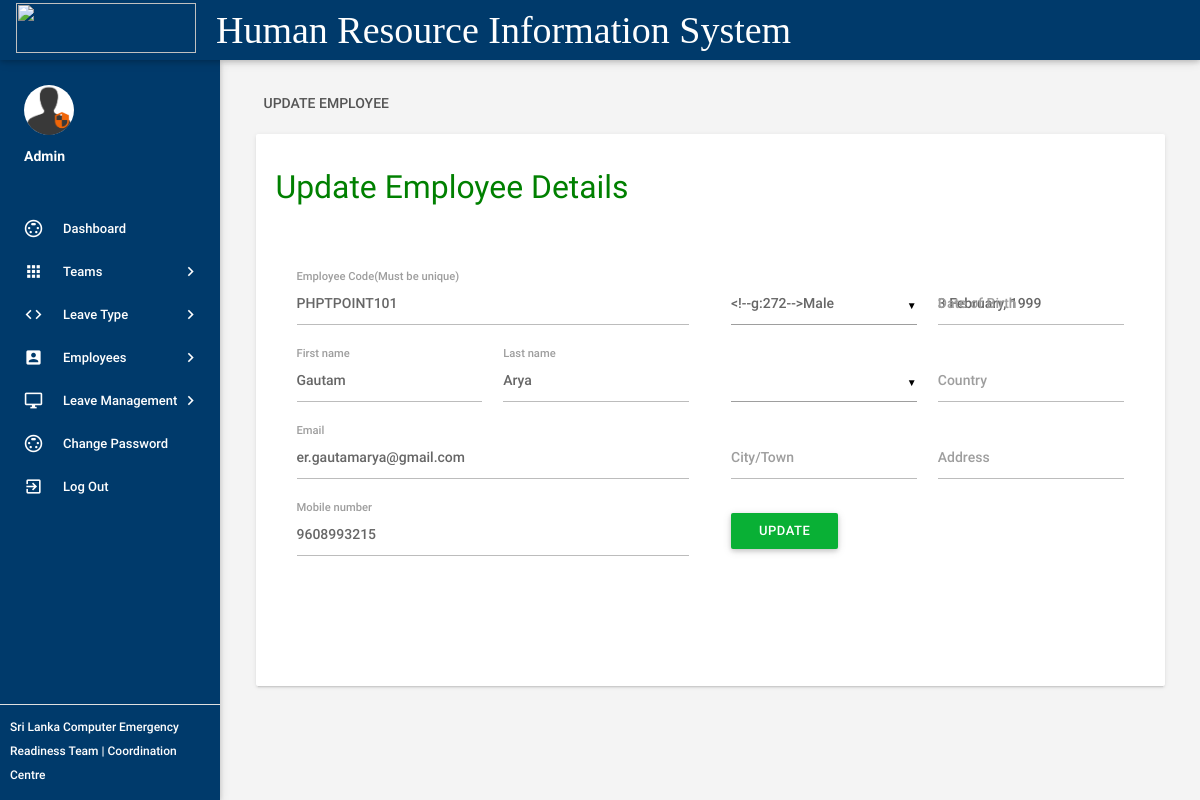
The app's page /admin/editemployee.php?empid=1 (signed in) with its own data.
### tables this page shows
CREATE TABLE `tblemployees` (
  `id` int(11) NOT NULL,
  `EmpId` varchar(100) NOT NULL,
  `NamewithInitials` varchar(20) NOT NULL,
  `FirstName` varchar(150) NOT NULL,
  `LastName` varchar(150) NOT NULL,
  `EmailId` varchar(200) NOT NULL,
  `Password` varchar(180) NOT NULL,
  `Gender` varchar(100) NOT NULL,
  `Dob` varchar(100) NOT NULL,
  `Team` varchar(255) NOT NULL,
  `DOJ` varchar(200) NOT NULL,
  `Designation` varchar(1000) NOT NULL,
  `Qualifications` varchar(1000) NOT NULL,
  `Supervisor` varchar(150) NOT NULL,
  `Address` varchar(100) NOT NULL,
  `Phonenumber` char(11) NOT NULL,
  `Status` int(1) NOT NULL,
  `RegDate` timestamp NOT NULL DEFAULT current_timestamp()
);

### admin/editemployee.php (the view, shortened to what this page needs)
<?php
include('includes/config.php');
if(strlen($_SESSION['alogin'])==0)
    {
header('location:index.php');
}
else{
    ?>
<!DOCTYPE html>
<html lang="en">
    <head>
        <link type="text/css" rel="stylesheet" href="../assets/plugins/materialize/css/materialize.min.css"/>
         <link type="text/css" rel="stylesheet" href="../assets/plugins/materialize/css/materialize.css"/>
        <link href="../assets/plugins/material-preloader/css/materialPreloader.min.css" rel="stylesheet">
        <link href="../assets/css/alpha.min.css" rel="stylesheet" type="text/css"/>
        <link href="../assets/css/custom.css" rel="stylesheet" type="text/css"/>
        <link href="../assets/css/style.css" rel="stylesheet" type="text/css"/>
    </head>
    <body>
  <?php include('includes/header.php');?>
       <?php include('includes/sidebar.php');?>
   <main class="mn-inner">
                <div class="row">
                    <div class="col s12">
                        <div class="page-title">Update employee</div>
                    </div>
                    <div class="col s12 m12 l12">
                        <div class="card">
                            <div class="card-content">
                                <form id="example-form" method="post" name="updatemp">
                                    <div>
                                        <h4 style="color: green;">Update Employee Details</h4>
                                        <section>
                                            <div class="wizard-content">
                                                <div class="row">
                                                    <div class="col m6">
                                                        <div class="row">
<?php
$eid=intval($_GET['empid']);
$sql = "SELECT * from  tblemployees where id=:eid";
$query = $dbh -> prepare($sql);
$query -> bindParam(':eid',$eid, PDO::PARAM_STR);
$query->execute();
$results=$query->fetchAll(PDO::FETCH_OBJ);
if($query->rowCount() > 0)
{
foreach($results as $result)
{               ?>
 <div class="input-field col  s12">
<label for="empcode">Employee Code(Must be unique)</label>
<input  name="empcode" id="empcode" value="<?php echo htmlentities($result->EmpId);?>" type="text" autocomplete="off" readonly required>
</div>
<div class="input-field col m6 s12">
<label for="firstName">First name</label>
<input id="firstName" name="firstName" value="<?php echo htmlentities($result->FirstName);?>"  type="text" required>
</div>
<div class="input-field col m6 s12">
<label for="lastName">Last name </label>
<input id="lastName" name="lastName" value="<?php echo htmlentities($result->LastName);?>" type="text" autocomplete="off" required>
</div>
<div class="input-field col s12">
<label for="email">Email</label>
<input  name="email" type="email" id="email" value="<?php echo htmlentities($result->EmailId);?>" readonly autocomplete="off" required>
</div>
<div class="input-field col s12">
<label for="phone">Mobile number</label>
<input id="phone" name="mobileno" type="tel" value="<?php echo htmlentities($result->Phonenumber);?>" maxlength="10" autocomplete="off" required>
 </div>
</div>
</div>
<div class="col m6">
<div class="row">
<div class="input-field col m6 s12">
</div>
<div class="input-field col m6 s12">
<label for="birthdate">Date of Birth</label>
<input id="birthdate" name="dob"  class="datepicker" value="<?php echo htmlentities($result->Dob);?>" >
</div>
<div class="input-field col m6 s12">
</div>
<div class="input-field col m6 s12">
<label for="country">Country</label>
<input id="country" name="country" type="text"  value="<?php echo htmlentities($result->Country);?>" autocomplete="off" required>
</div>
<div class="input-field col m6 s12">
<label for="city">City/Town</label>
<input id="city" name="city" type="text"  value="<?php echo htmlentities($result->City);?>" autocomplete="off" required>
 </div>
<div class="input-field col m6 s12">
<label for="address">Address</label>
<input id="address" name="address" type="text"  value="<?php echo htmlentities($result->Address);?>" autocomplete="off" required>
</div>
<?php }}?>
<div class="input-field col s12">
<button type="submit" name="update"  id="update" class="waves-effect waves-light btn indigo m-b-xs">UPDATE</button>
</div>
                                                        </div>
                                                    </div>
                                                </div>
                                            </div>
                                        </section>
                                    </div>
                                </form>
                            </div>
                        </div>
                    </div>
                </div>
            </main>
        </div>
        <div class="left-sidebar-hover"></div>
    </body>
</html>
<?php } ?>

### assets/css/style.css (style rules this page uses)
h4 { color: green!important; }
.btn { background:#09b035!important; }

### records on screen
tblemployees: empcode "PHPTPOINT101", firstName "Gautam", lastName "Arya", email "er.gautamarya@gmail.com", mobileno "9608993215", dob "3 February, 1999"
